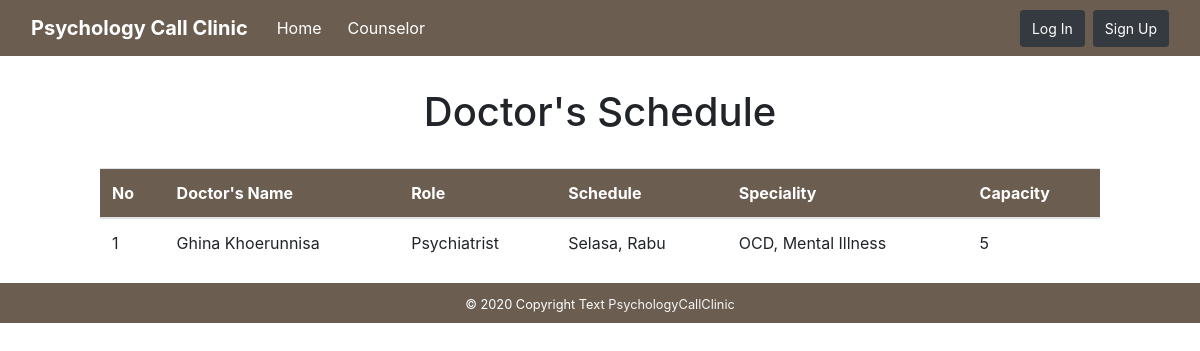
Before: /psychologycallClinic/index.php/welcome/konselor with the older database file.
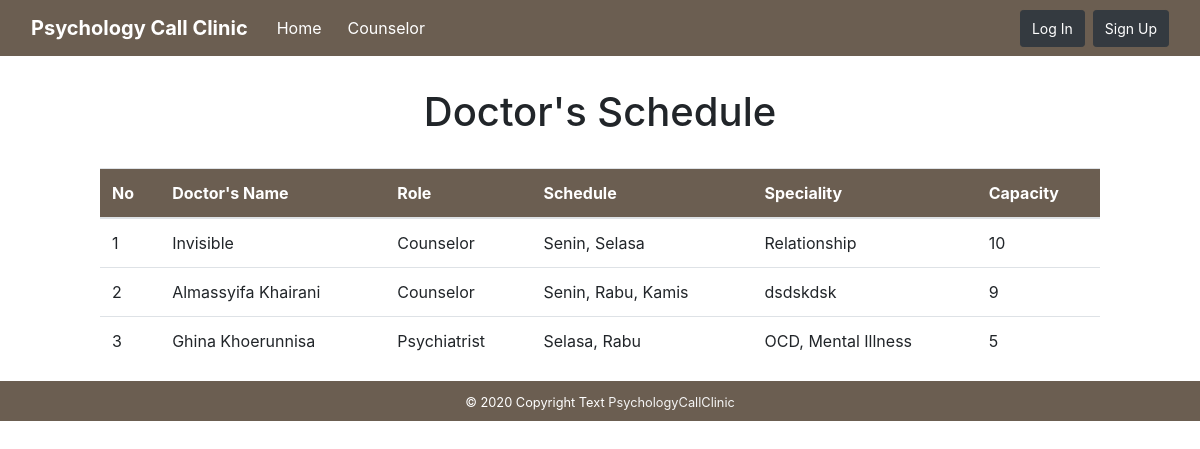
After: the same page with the newer database file.
### tables this page shows
CREATE TABLE `konselor` (
  `id_konselor` int(100) NOT NULL,
  `fullname` varchar(100) NOT NULL,
  `username` varchar(100) NOT NULL,
  `password` varchar(300) NOT NULL,
  `email` varchar(100) NOT NULL,
  `role` enum('Counselor','Psychologist','Psychiatrist') NOT NULL,
  `schedule` varchar(300) NOT NULL,
  `speciality` varchar(300) NOT NULL,
  `capacity` int(20) NOT NULL,
  `id_level` int(11) NOT NULL
);

### psychologycallClinic/application/controllers/Welcome.php (called while the page is built, shortened)
<?php
class Welcome extends CI_Controller
{
	function __construct()
    {
        $this->load->model('Konselor_model');
    }
	public function konselor()
	{
		$data['title'] = 'Our Counselor Page';
		$data['konselor'] = $this->Konselor_model->get_konselor();
		$this->load->view('template/headerDefault', $data);
		$this->load->view('default/konselor', $data);
		$this->load->view('template/footer');
	}
}

### psychologycallClinic/index.php (called while the page is built, shortened)
<?php
require_once BASEPATH.'core/CodeIgniter.php';

### psychologycallClinic/application/models/Konselor_model.php (called while the page is built, shortened)
<?php
class Konselor_model extends CI_model
{
    public function get_konselor()
    {
        $this->db->select('*');
        $this->db->from('konselor');
        $this->db->order_by('role');
        $query = $this->db->get();
        return $query->result_array();
    }
}

### psychologycallClinic/application/views/default/konselor.php (the view, shortened to what this page needs)
<!DOCTYPE html>
<html lang="en">
<head>
    <link rel="stylesheet" href="https://stackpath.bootstrapcdn.com/bootstrap/4.3.1/css/bootstrap.min.css">
</head>
<body>
    <center>
      <br>
      <br>
        <h1>Doctor's Schedule</h1>
        <br>
        <table class="table table-hover" style="width: 1000px;">
            <thead style="background-color: #6b5e51; color:white;">
                <th scope="col">No</th>
                <th scope="col">Doctor's Name</th>
                <th scope="col">Role</th>
                <th scope="col">Schedule</th>
                <th scope="col">Speciality</th>
                <th scope="col">Capacity</th>
            </thead>
            <tbody>
              <tr>
                <?php
                  $i = 1;
                  foreach ($konselor as $k): ?>
                <td><?= $i++ ?></td>
                <td><?= $k['fullname'] ?></td>
                <td><?= $k['role'] ?></td>
                <td><?= $k['schedule'] ?></td>
                <td><?= $k['speciality'] ?></td>
                <td><?= $k['capacity'] ?></td>
              </tr>
              <tr>
                <?php endforeach; ?>
            </tbody>
          </table>
    </center>
</body>
</html>

Changed rows visible on the page:
added konselor: fullname "Invisible", role "Counselor", schedule "Senin, Selasa", speciality "Relationship", capacity "10"
added konselor: fullname "Almassyifa Khairani", role "Counselor", schedule "Senin, Rabu, Kamis", speciality "dsdskdsk", capacity "9"
